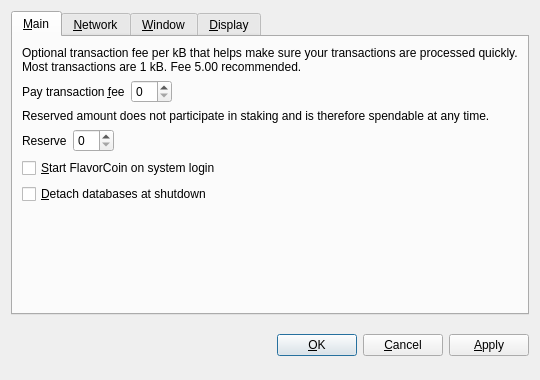
<?xml version="1.0" encoding="UTF-8"?>
<ui version="4.0">
 <class>OptionsDialog</class>
 <widget class="QDialog" name="OptionsDialog">
  <property name="geometry">
   <rect>
    <x>0</x>
    <y>0</y>
    <width>540</width>
    <height>380</height>
   </rect>
  </property>
  <property name="windowTitle">
   <string>Options</string>
  </property>
  <property name="modal">
   <bool>true</bool>
  </property>
  <layout class="QVBoxLayout" name="verticalLayout">
   <item>
    <widget class="QTabWidget" name="tabWidget">
     <property name="tabPosition">
      <enum>QTabWidget::North</enum>
     </property>
     <property name="currentIndex">
      <number>0</number>
     </property>
     <widget class="QWidget" name="tabMain">
      <attribute name="title">
       <string>&amp;Main</string>
      </attribute>
      <layout class="QVBoxLayout" name="verticalLayout_Main">
       <item>
        <widget class="QLabel" name="transactionFeeInfoLabel">
         <property name="text">
          <string>Optional transaction fee per kB that helps make sure your transactions are processed quickly. Most transactions are 1 kB. Fee 5.00 recommended.</string>
         </property>
         <property name="textFormat">
          <enum>Qt::PlainText</enum>
         </property>
         <property name="wordWrap">
          <bool>true</bool>
         </property>
        </widget>
       </item>
       <item>
        <layout class="QHBoxLayout" name="horizontalLayoutFee">
         <item>
          <widget class="QLabel" name="transactionFeeLabel">
           <property name="text">
            <string>Pay transaction &amp;fee</string>
           </property>
           <property name="textFormat">
            <enum>Qt::PlainText</enum>
           </property>
           <property name="buddy">
            <cstring>transactionFee</cstring>
           </property>
          </widget>
         </item>
         <item>
          <widget class="BitcoinAmountField" name="transactionFee"/>
         </item>
         <item>
          <spacer name="horizontalSpacerFee">
           <property name="orientation">
            <enum>Qt::Horizontal</enum>
           </property>
           <property name="sizeHint" stdset="0">
            <size>
             <width>40</width>
             <height>20</height>
            </size>
           </property>
          </spacer>
         </item>
        </layout>
       </item>
       <item>
        <widget class="QLabel" name="reserveBalanceInfoLabel">
         <property name="text">
          <string>Reserved amount does not participate in staking and is therefore spendable at any time.</string>
         </property>
         <property name="textFormat">
          <enum>Qt::PlainText</enum>
         </property>
         <property name="wordWrap">
          <bool>true</bool>
         </property>
        </widget>
       </item>
       <item>
        <layout class="QHBoxLayout" name="horizontalLayoutReserveBalance">
         <item>
          <widget class="QLabel" name="reserveBalanceLabel">
           <property name="text">
            <string>Reserve</string>
           </property>
           <property name="textFormat">
            <enum>Qt::PlainText</enum>
           </property>
           <property name="buddy">
            <cstring>reserveBalance</cstring>
           </property>
          </widget>
         </item>
         <item>
          <widget class="BitcoinAmountField" name="reserveBalance"/>
         </item>
         <item>
          <spacer name="horizontalSpacerReserveBalance">
           <property name="orientation">
            <enum>Qt::Horizontal</enum>
           </property>
           <property name="sizeHint" stdset="0">
            <size>
             <width>40</width>
             <height>20</height>
            </size>
           </property>
          </spacer>
         </item>
        </layout>
       </item>
       <item>
        <widget class="QCheckBox" name="bitcoinAtStartup">
         <property name="toolTip">
          <string>Automatically start FlavorCoin after logging in to the system.</string>
         </property>
         <property name="text">
          <string>&amp;Start FlavorCoin on system login</string>
         </property>
        </widget>
       </item>
       <item>
        <widget class="QCheckBox" name="detachDatabases">
         <property name="toolTip">
          <string>Detach block and address databases at shutdown. This means they can be moved to another data directory, but it slows down shutdown. The wallet is always detached.</string>
         </property>
         <property name="text">
          <string>&amp;Detach databases at shutdown</string>
         </property>
        </widget>
       </item>
       <item>
        <spacer name="verticalSpacer_Main">
         <property name="orientation">
          <enum>Qt::Vertical</enum>
         </property>
         <property name="sizeHint" stdset="0">
          <size>
           <width>20</width>
           <height>40</height>
          </size>
         </property>
        </spacer>
       </item>
      </layout>
     </widget>
     <widget class="QWidget" name="tabNetwork">
      <attribute name="title">
       <string>&amp;Network</string>
      </attribute>
      <layout class="QVBoxLayout" name="verticalLayout_Network">
       <item>
        <widget class="QCheckBox" name="mapPortUpnp">
         <property name="toolTip">
          <string>Automatically open the FlavorCoin client port on the router. This only works when your router supports UPnP and it is enabled.</string>
         </property>
         <property name="text">
          <string>Map port using &amp;UPnP</string>
         </property>
        </widget>
       </item>
       <item>
        <widget class="QCheckBox" name="connectSocks">
         <property name="toolTip">
          <string>Connect to the FlavorCoin network through a SOCKS proxy (e.g. when connecting through Tor).</string>
         </property>
         <property name="text">
          <string>&amp;Connect through SOCKS proxy:</string>
         </property>
        </widget>
       </item>
       <item>
        <layout class="QHBoxLayout" name="horizontalLayout_Network">
         <item>
          <widget class="QLabel" name="proxyIpLabel">
           <property name="text">
            <string>Proxy &amp;IP:</string>
           </property>
           <property name="textFormat">
            <enum>Qt::PlainText</enum>
           </property>
           <property name="buddy">
            <cstring>proxyIp</cstring>
           </property>
          </widget>
         </item>
         <item>
          <widget class="QValidatedLineEdit" name="proxyIp">
           <property name="maximumSize">
            <size>
             <width>140</width>
             <height>16777215</height>
            </size>
           </property>
           <property name="toolTip">
            <string>IP address of the proxy (e.g. 127.0.0.1)</string>
           </property>
          </widget>
         </item>
         <item>
          <widget class="QLabel" name="proxyPortLabel">
           <property name="text">
            <string>&amp;Port:</string>
           </property>
           <property name="textFormat">
            <enum>Qt::PlainText</enum>
           </property>
           <property name="buddy">
            <cstring>proxyPort</cstring>
           </property>
          </widget>
         </item>
         <item>
          <widget class="QLineEdit" name="proxyPort">
           <property name="maximumSize">
            <size>
             <width>55</width>
             <height>16777215</height>
            </size>
           </property>
           <property name="toolTip">
            <string>Port of the proxy (e.g. 9050)</string>
           </property>
          </widget>
         </item>
         <item>
          <widget class="QLabel" name="socksVersionLabel">
           <property name="text">
            <string>SOCKS &amp;Version:</string>
           </property>
           <property name="textFormat">
            <enum>Qt::PlainText</enum>
           </property>
           <property name="buddy">
            <cstring>socksVersion</cstring>
           </property>
          </widget>
         </item>
         <item>
          <widget class="QValueComboBox" name="socksVersion">
           <property name="toolTip">
            <string>SOCKS version of the proxy (e.g. 5)</string>
           </property>
          </widget>
         </item>
         <item>
          <spacer name="horizontalSpacer_Network">
           <property name="orientation">
            <enum>Qt::Horizontal</enum>
           </property>
           <property name="sizeHint" stdset="0">
            <size>
             <width>40</width>
             <height>20</height>
            </size>
           </property>
          </spacer>
         </item>
        </layout>
       </item>
       <item>
        <spacer name="verticalSpacer_Network">
         <property name="orientation">
          <enum>Qt::Vertical</enum>
         </property>
         <property name="sizeHint" stdset="0">
          <size>
           <width>20</width>
           <height>40</height>
          </size>
         </property>
        </spacer>
       </item>
      </layout>
     </widget>
     <widget class="QWidget" name="tabWindow">
      <attribute name="title">
       <string>&amp;Window</string>
      </attribute>
      <layout class="QVBoxLayout" name="verticalLayout_Window">
       <item>
        <widget class="QCheckBox" name="minimizeToTray">
         <property name="toolTip">
          <string>Show only a tray icon after minimizing the window.</string>
         </property>
         <property name="text">
          <string>&amp;Minimize to the tray instead of the taskbar</string>
         </property>
        </widget>
       </item>
       <item>
        <widget class="QCheckBox" name="minimizeOnClose">
         <property name="toolTip">
          <string>Minimize instead of exit the application when the window is closed. When this option is enabled, the application will be closed only after selecting Quit in the menu.</string>
         </property>
         <property name="text">
          <string>M&amp;inimize on close</string>
         </property>
        </widget>
       </item>
       <item>
        <spacer name="verticalSpacer_Window">
         <property name="orientation">
          <enum>Qt::Vertical</enum>
         </property>
         <property name="sizeHint" stdset="0">
          <size>
           <width>20</width>
           <height>40</height>
          </size>
         </property>
        </spacer>
       </item>
      </layout>
     </widget>
     <widget class="QWidget" name="tabDisplay">
      <attribute name="title">
       <string>&amp;Display</string>
      </attribute>
      <layout class="QVBoxLayout" name="verticalLayout_Display">
       <item>
        <layout class="QHBoxLayout" name="horizontalLayout_1_Display">
         <item>
          <widget class="QLabel" name="langLabel">
           <property name="text">
            <string>User Interface &amp;language:</string>
           </property>
           <property name="textFormat">
            <enum>Qt::PlainText</enum>
           </property>
           <property name="buddy">
            <cstring>lang</cstring>
           </property>
          </widget>
         </item>
         <item>
          <widget class="QValueComboBox" name="lang">
           <property name="toolTip">
            <string>The user interface language can be set here. This setting will take effect after restarting FlavorCoin.</string>
           </property>
          </widget>
         </item>
        </layout>
       </item>
       <item>
        <layout class="QHBoxLayout" name="horizontalLayout_2_Display">
         <item>
          <widget class="QLabel" name="unitLabel">
           <property name="text">
            <string>&amp;Unit to show amounts in:</string>
           </property>
           <property name="textFormat">
            <enum>Qt::PlainText</enum>
           </property>
           <property name="buddy">
            <cstring>unit</cstring>
           </property>
          </widget>
         </item>
         <item>
          <widget class="QValueComboBox" name="unit">
           <property name="toolTip">
            <string>Choose the default subdivision unit to show in the interface and when sending coins.</string>
           </property>
          </widget>
         </item>
        </layout>
       </item>
       <item>
        <widget class="QCheckBox" name="displayAddresses">
         <property name="toolTip">
          <string>Whether to show FlavorCoin addresses in the transaction list or not.</string>
         </property>
         <property name="text">
          <string>&amp;Display addresses in transaction list</string>
         </property>
        </widget>
       </item>
       <item>
        <widget class="QCheckBox" name="coinControlFeatures">
         <property name="toolTip">
          <string>Whether to show coin control features or not.</string>
         </property>
         <property name="text">
          <string>Display coin &amp;control features (experts only!)</string>
         </property>
        </widget>
       </item>
       <item>
        <spacer name="verticalSpacer_Display">
         <property name="orientation">
          <enum>Qt::Vertical</enum>
         </property>
         <property name="sizeHint" stdset="0">
          <size>
           <width>20</width>
           <height>40</height>
          </size>
         </property>
        </spacer>
       </item>
      </layout>
     </widget>
    </widget>
   </item>
   <item>
    <layout class="QHBoxLayout" name="horizontalLayout_Buttons">
     <item>
      <spacer name="horizontalSpacer_1">
       <property name="orientation">
        <enum>Qt::Horizontal</enum>
       </property>
       <property name="sizeHint" stdset="0">
        <size>
         <width>40</width>
         <height>48</height>
        </size>
       </property>
      </spacer>
     </item>
     <item>
      <widget class="QLabel" name="statusLabel">
       <property name="font">
        <font>
         <weight>75</weight>
         <bold>true</bold>
        </font>
       </property>
       <property name="text">
        <string/>
       </property>
       <property name="textFormat">
        <enum>Qt::PlainText</enum>
       </property>
       <property name="wordWrap">
        <bool>true</bool>
       </property>
      </widget>
     </item>
     <item>
      <spacer name="horizontalSpacer_2">
       <property name="orientation">
        <enum>Qt::Horizontal</enum>
       </property>
       <property name="sizeHint" stdset="0">
        <size>
         <width>40</width>
         <height>48</height>
        </size>
       </property>
      </spacer>
     </item>
     <item>
      <widget class="QPushButton" name="okButton">
       <property name="text">
        <string>&amp;OK</string>
       </property>
      </widget>
     </item>
     <item>
      <widget class="QPushButton" name="cancelButton">
       <property name="text">
        <string>&amp;Cancel</string>
       </property>
       <property name="autoDefault">
        <bool>false</bool>
       </property>
      </widget>
     </item>
     <item>
      <widget class="QPushButton" name="applyButton">
       <property name="text">
        <string>&amp;Apply</string>
       </property>
       <property name="autoDefault">
        <bool>false</bool>
       </property>
      </widget>
     </item>
    </layout>
   </item>
  </layout>
 </widget>
 <customwidgets>
  <customwidget>
   <class>BitcoinAmountField</class>
   <extends>QSpinBox</extends>
   <header>bitcoinamountfield.h</header>
  </customwidget>
  <customwidget>
   <class>QValueComboBox</class>
   <extends>QComboBox</extends>
   <header>qvaluecombobox.h</header>
  </customwidget>
  <customwidget>
   <class>QValidatedLineEdit</class>
   <extends>QLineEdit</extends>
   <header>qvalidatedlineedit.h</header>
  </customwidget>
 </customwidgets>
 <resources/>
 <connections/>
</ui>
